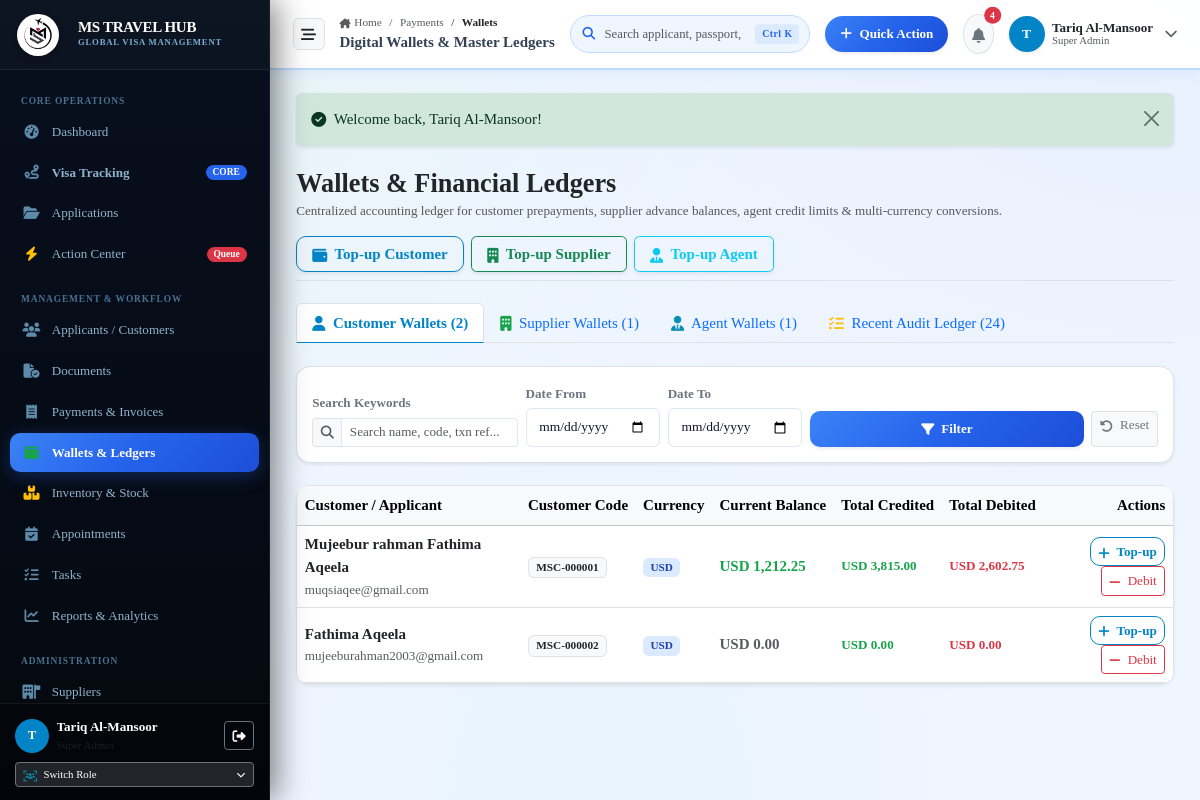
/payments/wallets (signed in), run on an earlier commit of the app's database.
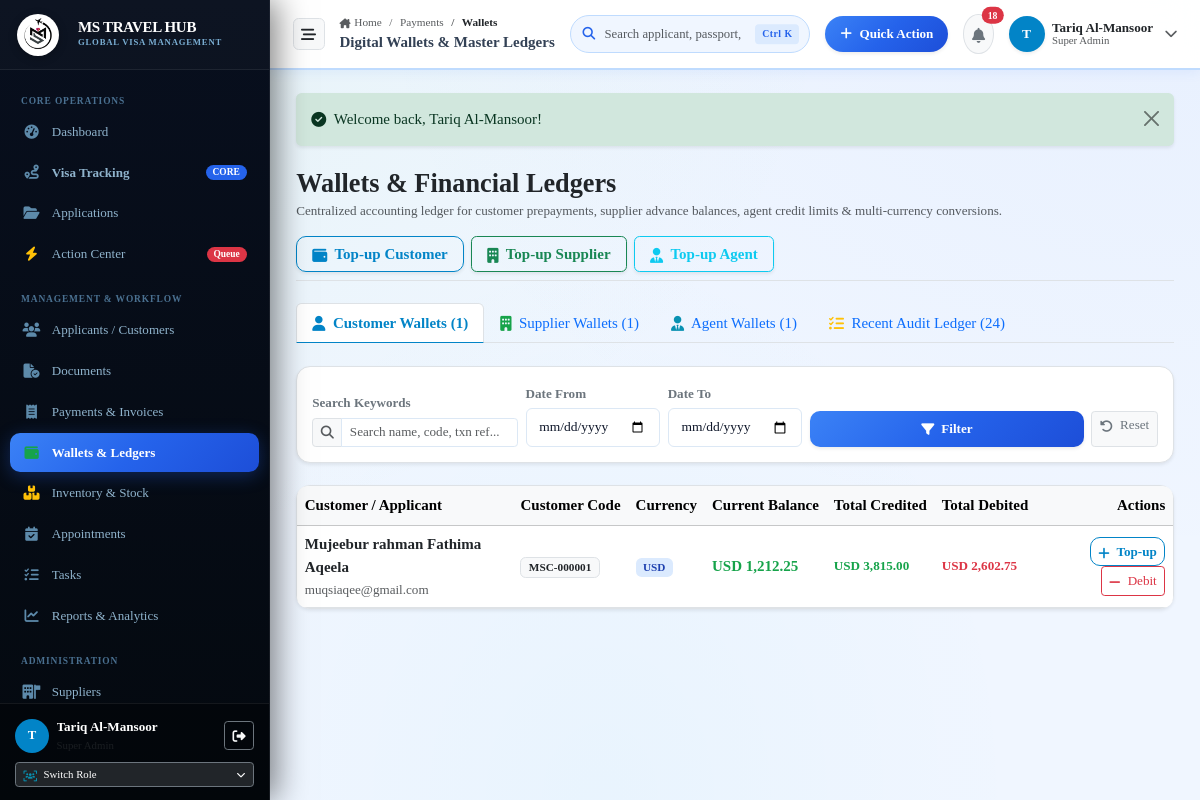
And on a later commit of the database.
### tables this page shows
CREATE TABLE customer_wallets (
                id INTEGER PRIMARY KEY AUTOINCREMENT,
                customer_id INTEGER NOT NULL UNIQUE,
                currency TEXT DEFAULT 'USD',
                current_balance REAL DEFAULT 0.00,
                total_credited REAL DEFAULT 0.00,
                total_debited REAL DEFAULT 0.00,
                created_at DATETIME DEFAULT CURRENT_TIMESTAMP,
                updated_at DATETIME DEFAULT CURRENT_TIMESTAMP,
                FOREIGN KEY (customer_id) REFERENCES customers(id) ON DELETE CASCADE
            );

CREATE TABLE customers (
    id INTEGER PRIMARY KEY AUTOINCREMENT,
    customer_code TEXT NOT NULL UNIQUE,
    first_name TEXT NOT NULL,
    middle_name TEXT,
    last_name TEXT NOT NULL,
    full_name TEXT NOT NULL,
    gender TEXT,
    dob DATE,
    nationality TEXT NOT NULL,
    place_of_birth TEXT,
    marital_status TEXT,
    occupation TEXT,
    mobile TEXT NOT NULL,
    whatsapp TEXT,
    email TEXT UNIQUE,
    password_hash TEXT,
    current_country TEXT NOT NULL,
    address TEXT,
    created_by INTEGER,
    notes TEXT,
    is_active INTEGER DEFAULT 1,
    created_at DATETIME DEFAULT CURRENT_TIMESTAMP,
    updated_at DATETIME DEFAULT CURRENT_TIMESTAMP, religion TEXT NULL,
    FOREIGN KEY (created_by) REFERENCES users(id)
);

### app/Controllers/PaymentController.php (called while the page is built, shortened)
<?php
class PaymentController
{
    public function walletsOverview(): void
    {
        $pdo = Database::getConnection();
        $cwSql = "SELECT cw.*, c.full_name, c.customer_code, c.email, c.mobile
            FROM customer_wallets cw
            JOIN customers c ON cw.customer_id = c.id
            WHERE 1=1";
        $cwParams = [];
        $cwSql .= " ORDER BY cw.current_balance DESC, c.full_name ASC";
        $cwStmt = $pdo->prepare($cwSql);
        $cwStmt->execute($cwParams);
        $customerWallets = $cwStmt->fetchAll(PDO::FETCH_ASSOC);
        require_once dirname(__DIR__) . '/Views/payments/wallets.php';
    }
}

### app/autoload.php (called while the page is built, shortened)
<?php
function e(?string $string): string {
    return htmlspecialchars((string)($string ?? ''), ENT_QUOTES, 'UTF-8');
}

### app/Views/payments/wallets.php (the view, shortened to what the rows shown need)
<?php
$activeTab = $_GET['tab'] ?? 'customers';
require_once dirname(__DIR__) . '/layouts/header.php';
require_once dirname(__DIR__) . '/layouts/topbar.php';
?>
<div class="content-body">
  <?php if ($activeTab === 'customers'): ?>
    <div class="card card-enterprise shadow-sm border">
      <div class="table-responsive">
        <table class="table table-hover align-middle mb-0 font-sm">
          <thead class="table-light">
            <tr>
              <th>Customer / Applicant</th>
              <th>Customer Code</th>
              <th>Currency</th>
              <th>Current Balance</th>
              <th>Total Credited</th>
              <th>Total Debited</th>
              <th class="text-end">Actions</th>
            </tr>
          </thead>
          <tbody>
            <?php if (empty($customerWallets)): ?>
              <tr><td colspan="7" class="text-center py-4 text-muted">No customer wallet accounts initialized.</td></tr>
            <?php else: ?>
              <?php foreach ($customerWallets as $cw): ?>
                <tr>
                  <td>
                    <div class="fw-bold text-dark"><?= e($cw['full_name']) ?></div>
                    <div class="text-muted small"><?= e($cw['email'] ?: $cw['mobile']) ?></div>
                  </td>
                  <td><span class="badge bg-light text-dark border font-monospace"><?= e($cw['customer_code']) ?></span></td>
                  <td><span class="badge bg-primary-subtle text-primary"><?= e($cw['currency'] ?: 'USD') ?></span></td>
                  <td>
                    <span class="fw-bold fs-6 <?= (float)$cw['current_balance'] > 0 ? 'text-success' : 'text-muted' ?>">
                      <?= e($cw['currency'] ?: 'USD') ?> <?= number_format((float)$cw['current_balance'], 2) ?>
                    </span>
                  </td>
                  <td class="text-success small fw-semibold"><?= e($cw['currency'] ?: 'USD') ?> <?= number_format((float)$cw['total_credited'], 2) ?></td>
                  <td class="text-danger small fw-semibold"><?= e($cw['currency'] ?: 'USD') ?> <?= number_format((float)$cw['total_debited'], 2) ?></td>
                  <td class="text-end">
                    <button type="button" class="btn btn-sm btn-outline-primary py-1 px-2" onclick="quickTopUpCustomer(<?= $cw['customer_id'] ?>, '<?= e(addslashes($cw['full_name'])) ?>', '<?= e($cw['currency'] ?: 'USD') ?>')">
                      <i class="fa-solid fa-plus me-1"></i> Top-up
                    </button>
                    <button type="button" class="btn btn-sm btn-outline-danger py-1 px-2 ms-1" onclick="quickDebitCustomer(<?= $cw['customer_id'] ?>, '<?= e(addslashes($cw['full_name'])) ?>', '<?= e($cw['currency'] ?: 'USD') ?>', <?= (float)$cw['current_balance'] ?>)">
                      <i class="fa-solid fa-minus me-1"></i> Debit
                    </button>
                  </td>
                </tr>
              <?php endforeach; ?>
            <?php endif; ?>
          </tbody>
        </table>
      </div>
    </div>
  <?php endif; ?>
</div>
<?php require_once dirname(__DIR__) . '/layouts/footer.php'; ?>

What changed in the data, as far as the page shows it:
removed customer_wallets: customer.full_name "Fathima Aqeela", customer.email "mujeeburahman2003@gmail.com", customer.customer_code "MSC-000002", currency "USD", current_balance "0.00", total_credited "0.00", total_debited "0.00"
Also different on the page:
$unreadNotifs: "4" → "18"
count($customerWallets): "2" → "1"
